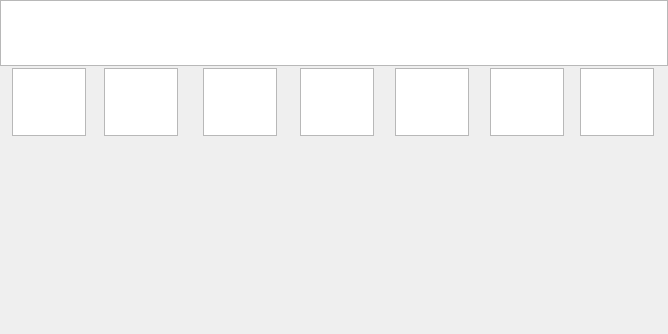
<?xml version="1.0" encoding="UTF-8"?>
<ui version="4.0">
 <class>LevelBar</class>
 <widget class="QDialog" name="LevelBar">
  <property name="enabled">
   <bool>true</bool>
  </property>
  <property name="geometry">
   <rect>
    <x>154</x>
    <y>109</y>
    <width>668</width>
    <height>334</height>
   </rect>
  </property>
  <property name="windowTitle">
   <string>Dialog</string>
  </property>
  <widget class="QGraphicsView" name="LevelBar_icon1">
   <property name="geometry">
    <rect>
     <x>0</x>
     <y>0</y>
     <width>668</width>
     <height>66</height>
    </rect>
   </property>
  </widget>
  <widget class="QGraphicsView" name="LevelBar_icon2">
   <property name="geometry">
    <rect>
     <x>0</x>
     <y>0</y>
     <width>668</width>
     <height>66</height>
    </rect>
   </property>
  </widget>
  <widget class="QGraphicsView" name="LevelBar_icon3">
   <property name="geometry">
    <rect>
     <x>0</x>
     <y>0</y>
     <width>668</width>
     <height>66</height>
    </rect>
   </property>
  </widget>
  <widget class="QGraphicsView" name="LevelBar_icon4">
   <property name="geometry">
    <rect>
     <x>0</x>
     <y>0</y>
     <width>668</width>
     <height>66</height>
    </rect>
   </property>
  </widget>
  <widget class="QGraphicsView" name="LevelBar_icon5">
   <property name="geometry">
    <rect>
     <x>0</x>
     <y>0</y>
     <width>668</width>
     <height>66</height>
    </rect>
   </property>
  </widget>
  <widget class="QGraphicsView" name="LevelBar_icon6">
   <property name="geometry">
    <rect>
     <x>0</x>
     <y>0</y>
     <width>668</width>
     <height>66</height>
    </rect>
   </property>
  </widget>
  <widget class="QGraphicsView" name="LevelBar_icon7">
   <property name="geometry">
    <rect>
     <x>0</x>
     <y>0</y>
     <width>668</width>
     <height>66</height>
    </rect>
   </property>
  </widget>
  <widget class="QGraphicsView" name="LevelBar_B_icon1">
   <property name="geometry">
    <rect>
     <x>12</x>
     <y>68</y>
     <width>74</width>
     <height>68</height>
    </rect>
   </property>
  </widget>
  <widget class="QGraphicsView" name="LevelBar_B_icon2">
   <property name="geometry">
    <rect>
     <x>104</x>
     <y>68</y>
     <width>74</width>
     <height>68</height>
    </rect>
   </property>
  </widget>
  <widget class="QGraphicsView" name="LevelBar_B_icon3">
   <property name="geometry">
    <rect>
     <x>203</x>
     <y>68</y>
     <width>74</width>
     <height>68</height>
    </rect>
   </property>
  </widget>
  <widget class="QGraphicsView" name="LevelBar_B_icon4">
   <property name="geometry">
    <rect>
     <x>300</x>
     <y>68</y>
     <width>74</width>
     <height>68</height>
    </rect>
   </property>
  </widget>
  <widget class="QGraphicsView" name="LevelBar_B_icon5">
   <property name="geometry">
    <rect>
     <x>395</x>
     <y>68</y>
     <width>74</width>
     <height>68</height>
    </rect>
   </property>
  </widget>
  <widget class="QGraphicsView" name="LevelBar_B_icon6">
   <property name="geometry">
    <rect>
     <x>490</x>
     <y>68</y>
     <width>74</width>
     <height>68</height>
    </rect>
   </property>
  </widget>
  <widget class="QGraphicsView" name="LevelBar_B_icon7">
   <property name="geometry">
    <rect>
     <x>580</x>
     <y>68</y>
     <width>74</width>
     <height>68</height>
    </rect>
   </property>
  </widget>
 </widget>
 <resources/>
 <connections/>
</ui>
